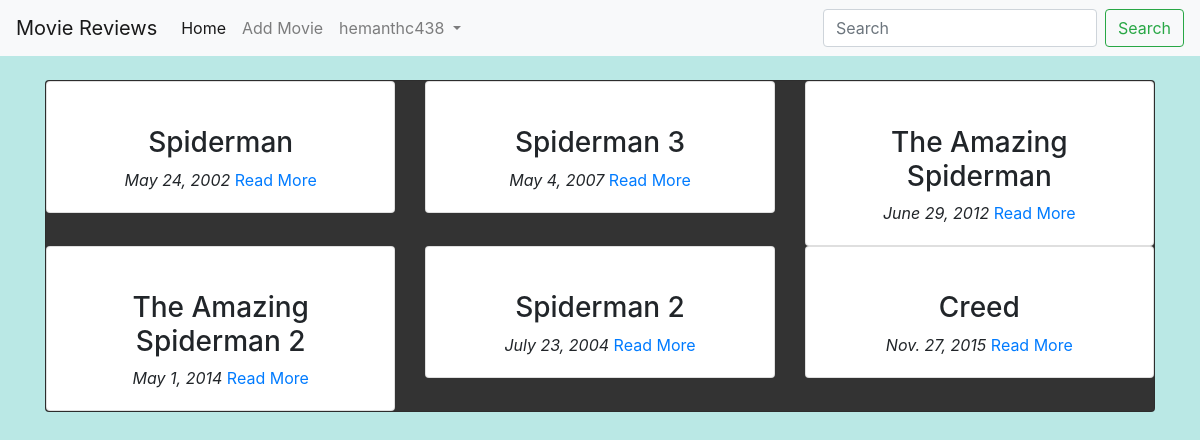
The app's page / (signed in) with its own data.
### main/models.py (models this page shows, shortened)
class Movie(models.Model):
    name=models.CharField(max_length=300)
    director=models.CharField(max_length=300)
    cast=models.CharField(max_length=600)
    description=models.TextField(max_length=5000)
    release_date=models.DateField()
    avRating=models.FloatField(default=0)
    image=models.URLField(default=None,null=True)

### main/views.py (the view)
# urls.py: path('', views.home,name="home"),
def home(request):
    query=request.GET.get("title")
    allMovies=None
    if query:
        allMovies=Movie.objects.filter(name__icontains=query)
    else:
        allMovies = Movie.objects.all()
    context={
        "movies": allMovies,
    }
    return render(request, 'main/index.html',context)

### main/templates/main/index.html (shortened to what this page needs)
{% extends 'main/base.html' %}
{% block content %}
 <div class="container">
     <br>
     <div class="card" id="backdrop">
         <div class="card_body">
             <div class="row">
                {% for movie in movies %}
                <div class="col-md-4">
                    <div class="card">
                        <div class="card-body">
                            <div class="text-center">
                            <h3 class="text-center">{{ movie.name}}</h3>
                            <i class="text-center">{{ movie.release_date }}</i>
                            <a href="{% url 'main:detail' movie.id %}"> Read More</a>
                        </div>
                        </div>
                    </div>
                </div>
                {% endfor %}
             </div>
         </div>
     </div>
 </div>
{% endblock %}

### main/templates/main/base.html (shortened to what this page needs)
<!doctype html>
<html lang="en">
  <head>
    <link rel="stylesheet" href="https://maxcdn.bootstrapcdn.com/bootstrap/4.0.0/css/bootstrap.min.css">
    {% load static %}
    <link rel="stylesheet" href="{% static 'css/main.css' %}">
  </head>
  <body>
    <nav class="navbar navbar-expand-lg navbar-light bg-light">
        <a class="navbar-brand" href="#">Movie Reviews</a>
        <div class="collapse navbar-collapse" id="navbarSupportedContent">
          <ul class="navbar-nav mr-auto">
            {% if user.is_authenticated %}
            <li class="nav-item active">
              <a class="nav-link" href="{% url 'main:home' %}">Home <span class="sr-only">(current)</span></a>
            </li>
            {% if request.user.is_superuser %}
            <li class="nav-item">
              <a class="nav-link" href="{% url 'main:add_movies' %}">Add Movie</a>
            </li>
            {%endif%}
            <li class="nav-item dropdown">
              <a class="nav-link dropdown-toggle" href="#" id="navbarDropdown" role="button" data-toggle="dropdown" aria-haspopup="true" aria-expanded="false">
                {{ user.username }}
              </a>
            </li>
            {%endif%}
          </ul>
          <form class="form-inline my-2 my-lg-0" method="GET" action="{% url 'main:home' %}">
            <input class="form-control mr-sm-2" type="search" placeholder="Search" aria-label="Search" name="title">
            <button class="btn btn-outline-success my-2 my-sm-0" type="submit">Search</button>
          </form>
        </div>
      </nav>
    {% block content %}
    {% endblock %}
  </body>
</html>

### main/static/css/main.css (style rules this page uses)
body { background-color: #bae8e5 }
#backdrop { background-color:#333333 }

### records on screen
Movie: name "Spiderman", release_date "May 24, 2002"
Movie: name "Spiderman 3", release_date "May 4, 2007"
Movie: name "The Amazing Spiderman", release_date "June 29, 2012"
Movie: name "The Amazing Spiderman 2", release_date "May 1, 2014"
Movie: name "Spiderman 2", release_date "July 23, 2004"
Movie: name "Creed", release_date "Nov. 27, 2015"

### other values on screen
{{ user.username }} "hemanthc438"
